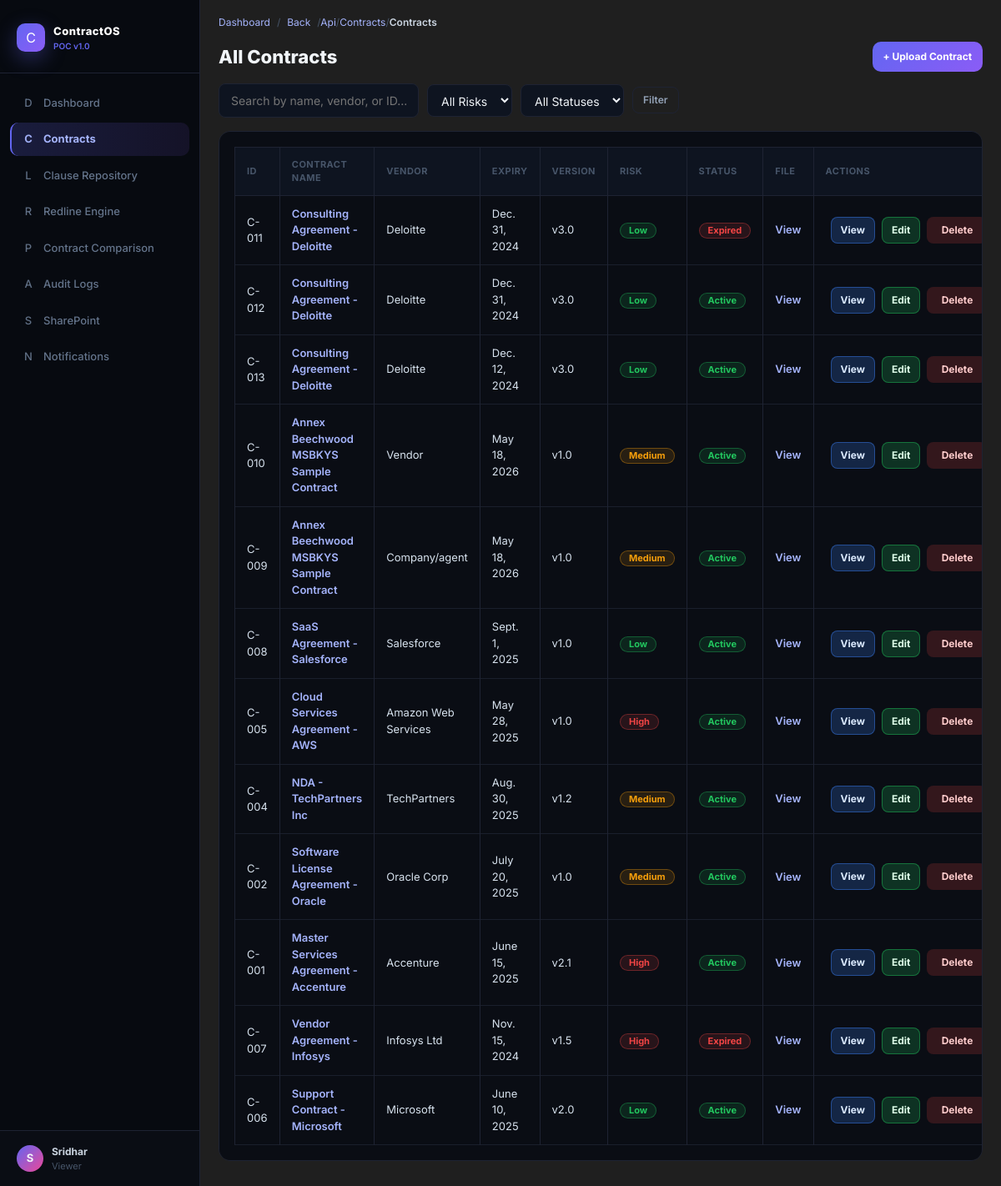
The page /api/contracts/contracts/ (signed in) on the database its author committed.
### users/models.py (models this page shows, shortened)
class User(AbstractUser):
    ROLE_CHOICES = [
        ('Admin', 'Admin'),
        ('Contract Manager', 'Contract Manager'),
        ('Legal Reviewer', 'Legal Reviewer'),
        ('Viewer', 'Viewer'),
    ]
    STATUS_CHOICES = [
        ('Active', 'Active'),
        ('Inactive', 'Inactive'),
    ]
    name = models.CharField(max_length=255)
    email = models.EmailField(unique=True)
    role = models.CharField(max_length=32, choices=ROLE_CHOICES, default='Viewer')
    status = models.CharField(max_length=8, choices=STATUS_CHOICES, default='Active')
    USERNAME_FIELD = 'email'
    REQUIRED_FIELDS = ['username', 'name']

### contracts/models.py (models this page shows, shortened)
class Contract(models.Model):
    STATUS_CHOICES = [
        ('Active', 'Active'),
        ('Expired', 'Expired'),
    ]
    RISK_CHOICES = [
        ('High', 'High'),
        ('Medium', 'Medium'),
        ('Low', 'Low'),
    ]
    id = models.CharField(primary_key=True, max_length=16)
    name = models.CharField(max_length=255)
    vendor = models.CharField(max_length=255)
    expiry = models.DateField()
    redlines = models.PositiveIntegerField(default=0)
    version = models.CharField(max_length=16, default='v1.0')
    risk = models.CharField(max_length=8, choices=RISK_CHOICES, default='Medium')
    status = models.CharField(max_length=8, choices=STATUS_CHOICES, default='Active')
    uploaded = models.DateField(auto_now_add=True)
    clauses = models.PositiveIntegerField(default=0)
    file = models.FileField(upload_to='contracts/', null=True, blank=True)
    ai_summary = models.TextField(blank=True, default='')
    ai_extracted_text = models.TextField(blank=True, default='')
    ai_source_file = models.CharField(max_length=500, blank=True, default='')
    ai_analyzed_at = models.DateTimeField(null=True, blank=True)
    created_by = models.ForeignKey(settings.AUTH_USER_MODEL, on_delete=models.SET_NULL, null=True, blank=True)

### contracts/views.py (the view)
# urls.py: path('contracts/', contract_list, name='contract_list'),
@login_required
def contract_list(request):
    qs = Contract.objects.all().order_by('-uploaded')
    q = request.GET.get('q', '').strip()
    risk = request.GET.get('risk', '')
    status = request.GET.get('status', '')
    if q:
        qs = qs.filter(Q(name__icontains=q) | Q(vendor__icontains=q) | Q(id__icontains=q))
    if risk:
        qs = qs.filter(risk=risk)
    if status:
        qs = qs.filter(status=status)
    paginator = Paginator(qs, 15)
    page_number = request.GET.get('page')
    page_obj = paginator.get_page(page_number)
    return render(request, 'contracts/contract_list.html', {
        'contracts': page_obj,
        'page_obj': page_obj,
        'active_nav': 'contracts',
        'q': q,
        'filter_risk': risk,
        'filter_status': status,
    })

### templates/contracts/contract_list.html (shortened to what this page needs)
{% extends 'base.html' %}
{% block content %}
<div class="toolbar">
    <h1 style="margin:0;font-size:22px;font-weight:800;color:var(--text-main);">All Contracts</h1>
    <a class="quick-action" href="/contracts/upload/" style="text-decoration:none;">+ Upload Contract</a>
</div>
<form method="get" style="display:flex;flex-wrap:wrap;gap:10px;margin-bottom:16px;align-items:center;">
    <input name="q" type="text" value="{{ q }}" placeholder="Search by name, vendor, or ID…"
        style="background:var(--bg-card-soft);border:1px solid var(--border);border-radius:8px;color:var(--text-main);padding:9px 14px;font-size:14px;min-width:220px;">
    <select name="risk" style="background:var(--bg-card-soft);border:1px solid var(--border);border-radius:8px;color:var(--text-main);padding:9px 12px;font-size:14px;">
        <option value="">All Risks</option>
    </select>
    <select name="status" style="background:var(--bg-card-soft);border:1px solid var(--border);border-radius:8px;color:var(--text-main);padding:9px 12px;font-size:14px;">
        <option value="">All Statuses</option>
    </select>
    <button type="submit" class="pill-btn">Filter</button>
</form>
<div class="card table-wrap">
    <table class="app-table" id="contractTable">
        <thead>
            <tr>
                <th>ID</th>
                <th>Contract Name</th>
                <th>Vendor</th>
                <th>Expiry</th>
                <th>Version</th>
                <th>Risk</th>
                <th>Status</th>
                <th>File</th>
                <th>Actions</th>
            </tr>
        </thead>
        <tbody>
            {% for c in contracts %}
            <tr>
                <td>{{ c.id }}</td>
                <td style="font-weight:600;">
                    <a class="table-link" href="{% url 'contract_detail' c.id %}">{{ c.name }}</a>
                </td>
                <td>{{ c.vendor }}</td>
                <td>{{ c.expiry }}</td>
                <td>{{ c.version }}</td>
                <td><span class="badge badge-risk-{{ c.risk|lower }}">{{ c.risk }}</span></td>
                <td><span class="badge badge-status-{{ c.status|lower }}">{{ c.status }}</span></td>
                <td>{% if c.file %}<a class="table-link" href="{% url 'contract_detail' c.id %}">View</a>{% else %}<span style="color:var(--text-muted);">—</span>{% endif %}</td>
                <td>
                    <div class="contract-actions">
                        <a class="action-btn action-btn-view" href="{% url 'contract_detail' c.id %}">View</a>
                        <a class="action-btn action-btn-edit" href="{% url 'contract_edit' c.id %}">Edit</a>
                        <form method="post" action="{% url 'contract_delete' c.id %}" style="margin:0;display:inline-block;" onsubmit="return confirm('Delete contract {{ c.id }} - {{ c.name|escapejs }}? This cannot be undone.');">
                            <button type="submit" class="action-btn action-btn-delete" style="min-width:72px;">Delete</button>
                        </form>
                    </div>
                </td>
            </tr>
            {% empty %}
            <tr>
                <td colspan="9" class="panel-note">No contracts found. <a class="table-link" href="/contracts/upload/">Upload one</a>.</td>
            </tr>
            {% endfor %}
        </tbody>
    </table>
</div>
{% endblock %}

### templates/base.html (shortened to what this page needs)
{% load static %}
<!DOCTYPE html>
<html lang="en" data-theme="dark">
<head>
    <link href="https://cdn.jsdelivr.net/npm/bootstrap@5.3.3/dist/css/bootstrap.min.css" rel="stylesheet">
    <link rel="stylesheet" href="{% static 'css/theme.css' %}?v=20260520b">
</head>
<body class="app-body">
<div class="app-shell">
    <aside id="appSidebar" class="app-sidebar">
        <div class="brand-wrap">
            <div class="brand-row">
                <div class="brand-mark">C</div>
                <div>
                    <div class="brand-title">ContractOS</div>
                    <div class="brand-sub">POC v1.0</div>
                </div>
            </div>
        </div>
        <nav class="side-nav">
            <a class="nav-link {% if active_nav == 'dashboard' %}active{% endif %}" href="{% url 'dashboard' %}">
                <span class="nav-icon">D</span>Dashboard
            </a>
            <a class="nav-link {% if active_nav == 'contracts' %}active{% endif %}" href="{% url 'contract_list' %}">
                <span class="nav-icon">C</span>Contracts
            </a>
            <a class="nav-link {% if active_nav == 'clauses' %}active{% endif %}" href="{% url 'clause_list_web' %}">
                <span class="nav-icon">L</span>Clause Repository
            </a>
            <a class="nav-link {% if active_nav == 'redline' %}active{% endif %}" href="{% url 'redline_recommendations' %}">
                <span class="nav-icon">R</span>Redline Engine
            </a>
            <a class="nav-link {% if active_nav == 'comparison' %}active{% endif %}" href="{% url 'contract_comparisons' %}">
                <span class="nav-icon">P</span>Contract Comparison
            </a>
            <a class="nav-link {% if active_nav == 'audit' %}active{% endif %}" href="{% url 'audit_log_list_web' %}">
                <span class="nav-icon">A</span>Audit Logs
            </a>
            <a class="nav-link {% if active_nav == 'sharepoint' %}active{% endif %}" href="{% url 'sharepoint_config_web' %}">
                <span class="nav-icon">S</span>SharePoint
            </a>
            <a class="nav-link {% if active_nav == 'notifications' %}active{% endif %}" href="{% url 'notifications' %}">
                <span class="nav-icon">N</span>Notifications
            </a>
        </nav>
        <div class="user-tile">
            <div class="user-avatar">
                {{ request.user.name|default:request.user.username|slice:':1'|upper }}
            </div>
            <div>
                <div class="user-name">
                    {{ request.user.name|default:request.user.username }}
                </div>
                <div class="user-role">
                    {{ request.user.role|default:'User' }}
                </div>
            </div>
        </div>
    </aside>
    <main class="main-wrap">
        <nav class="app-breadcrumbs" aria-label="Breadcrumb">
            <a class="crumb-home" href="{% url 'dashboard' %}">
                Dashboard
            </a>
            <span class="crumb-sep">/</span>
            <button type="button"
                    class="crumb-back"
                    onclick="window.history.back();">
                Back
            </button>
            <span id="dynamicBreadcrumbTrail"></span>
        </nav>
        {% block content %}
        {% endblock %}
    </main>
</div>
</body>
</html>

### templates/base.html (style rules this page uses)
html[data-theme="dark"] { --bg-main: #090c14; --bg-sidebar: #070a10; --bg-card: #0a0d14; --bg-card-soft: #0e1420; --border: #1e2333; --text-main: #f1f5f9; --text-soft: #94a3b8; }
body.app-body { background: var(--bg-main); color: var(--text-main); transition: all 0.3s ease; }
.app-sidebar { background: var(--bg-sidebar) !important; }
.card, .stat-card, .kv-card, .topbar, .table-wrap, .search-shell, .user-tile { background: var(--bg-card) !important; color: var(--text-main) !important; border-color: var(--border) !important; }
:root { --bg-color: #ffffff; --text-color: #111111; --card-color: #f5f5f5; }
[data-theme="dark"] { --bg-color: #121212; --text-color: #ffffff; --card-color: #1f1f1f; }
body { background-color: var(--bg-color); color: var(--text-color); transition: background-color 0.3s ease, color 0.3s ease; }
.app-sidebar, .topbar, .main-wrap, .user-tile { background-color: var(--card-color); color: var(--text-color); transition: background-color 0.3s ease, color 0.3s ease; }

### rows shown on the page
User: user.name "S", user.name "Sridhar", user.role "Viewer"
Contract: id "C-011", name "Consulting Agreement - Deloitte", vendor "Deloitte", expiry "Dec. 31, 2024", version "v3.0", risk "Low", status "Expired", shows "View"
Contract: id "C-012", name "Consulting Agreement - Deloitte", vendor "Deloitte", expiry "Dec. 31, 2024", version "v3.0", risk "Low", status "Active", shows "View"
Contract: id "C-013", name "Consulting Agreement - Deloitte", vendor "Deloitte", expiry "Dec. 12, 2024", version "v3.0", risk "Low", status "Active", shows "View"
Contract: id "C-010", name "Annex Beechwood MSBKYS Sample Contract", vendor "Vendor", expiry "May 18, 2026", version "v1.0", risk "Medium", status "Active", shows "View"
Contract: id "C-009", name "Annex Beechwood MSBKYS Sample Contract", vendor "Company/agent", expiry "May 18, 2026", version "v1.0", risk "Medium", status "Active", shows "View"
Contract: id "C-008", name "SaaS Agreement - Salesforce", vendor "Salesforce", expiry "Sept. 1, 2025", version "v1.0", risk "Low", status "Active", shows "View"
Contract: id "C-005", name "Cloud Services Agreement - AWS", vendor "Amazon Web Services", expiry "May 28, 2025", version "v1.0", risk "High", status "Active", shows "View"
Contract: id "C-004", name "NDA - TechPartners Inc", vendor "TechPartners", expiry "Aug. 30, 2025", version "v1.2", risk "Medium", status "Active", shows "View"
Contract: id "C-002", name "Software License Agreement - Oracle", vendor "Oracle Corp", expiry "July 20, 2025", version "v1.0", risk "Medium", status "Active", shows "View"
Contract: id "C-001", name "Master Services Agreement - Accenture", vendor "Accenture", expiry "June 15, 2025", version "v2.1", risk "High", status "Active", shows "View"
Contract: id "C-007", name "Vendor Agreement - Infosys", vendor "Infosys Ltd", expiry "Nov. 15, 2024", version "v1.5", risk "High", status "Expired", shows "View"
Contract: id "C-006", name "Support Contract - Microsoft", vendor "Microsoft", expiry "June 10, 2025", version "v2.0", risk "Low", status "Active", shows "View"
